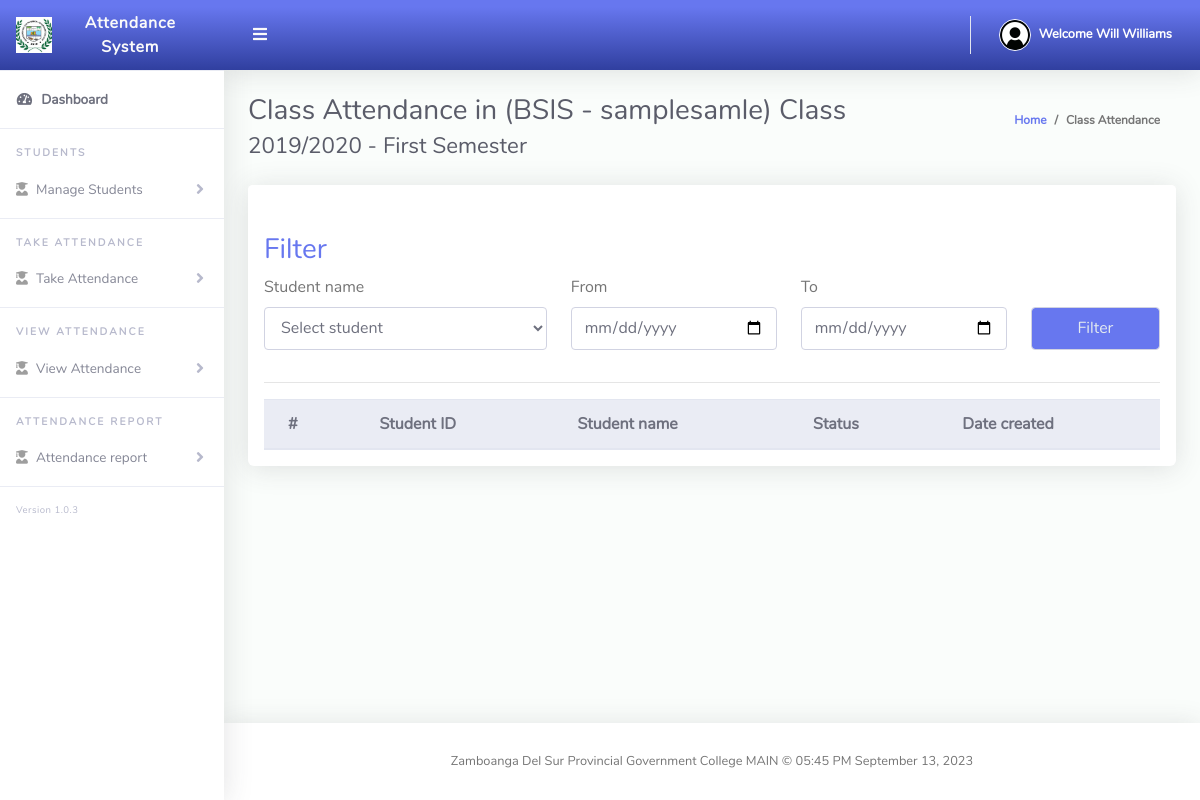
Screenshot of /Instructor/viewAttendance.php?tblclassteacher_Id=17 (signed in) with the database file from the repository.
### tables this page shows
CREATE TABLE `tblteacher` (
  `Id` int(10) NOT NULL,
  `firstName` varchar(255) NOT NULL,
  `lastName` varchar(255) NOT NULL,
  `emailAddress` varchar(255) NOT NULL,
  `password` varchar(255) NOT NULL,
  `phoneNo` varchar(50) NOT NULL,
  `dateCreated` varchar(50) NOT NULL
);

CREATE TABLE `tblclassteacher` (
  `Id` int(10) NOT NULL,
  `teacherId` int(11) NOT NULL,
  `classId` varchar(10) NOT NULL,
  `classArmId` varchar(10) NOT NULL,
  `dateCreated` varchar(50) NOT NULL
);

CREATE TABLE `tblclass` (
  `Id` int(10) NOT NULL,
  `className` varchar(255) NOT NULL
);

CREATE TABLE `tblclassarms` (
  `Id` int(10) NOT NULL,
  `classId` varchar(10) NOT NULL,
  `classArmName` varchar(255) NOT NULL,
  `isAssigned` int(11) NOT NULL COMMENT '0=Unassigned, 1=Assigned'
);

CREATE TABLE `tblsessionterm` (
  `Id` int(10) NOT NULL,
  `sessionName` varchar(50) NOT NULL,
  `termId` varchar(50) NOT NULL,
  `isActive` varchar(10) NOT NULL DEFAULT '0' COMMENT '0=Inactive, 1=Active',
  `dateCreated` varchar(50) NOT NULL
);

CREATE TABLE `tblterm` (
  `Id` int(10) NOT NULL,
  `termName` varchar(20) NOT NULL
);

### Instructor/viewAttendance.php (the view, shortened to what this page needs)
<?php
    include "navbar.php";
    if(isset($_GET['tblclassteacher_Id'])) {
      $id = $_GET['tblclassteacher_Id'];
    $get = mysqli_query($conn, "SELECT *, tblclassteacher.Id AS tblclassteacher_Id, tblclassarms.Id AS tblclassarms_Id, tblclass.Id AS tblclass_Id FROM tblclassteacher JOIN tblclassarms ON tblclassteacher.classArmId=tblclassarms.Id JOIN tblclass ON tblclassteacher.classId=tblclass.Id JOIN tblteacher ON tblclassteacher.teacherId=tblteacher.Id WHERE tblclassteacher.Id='$id'");
    $row = mysqli_fetch_array($get);
    $classId = $row['tblclass_Id'];
    $classArmId = $row['tblclassarms_Id'];
    $act = mysqli_query($conn, "SELECT * FROM tblsessionterm JOIN tblterm ON tblsessionterm.termId=tblterm.Id WHERE isActive=1");
    $r_act = mysqli_fetch_array($act);
?>
<div class="container-fluid" id="container-wrapper">
  <div class="d-sm-flex align-items-center justify-content-between mb-4">
    <h1 class="h3 mb-0 text-gray-800">Class Attendance in (<?php echo $row['className'].' - '.$row['classArmName'];?>) Class <br>
      <small><?php echo $r_act['sessionName'].' - '.$r_act['termName'] ?> Semester</small>
    </h1>
    <ol class="breadcrumb">
      <li class="breadcrumb-item"><a href="./">Home</a></li>
      <li class="breadcrumb-item active" aria-current="page">Class Attendance</li>
    </ol>
  </div>
  <div class="row">
    <div class="col-lg-12">
     <div class="row">
      <div class="col-lg-12">
      <div class="card mb-4">
        <div class="card-header py-3 d-flex flex-row align-items-center justify-content-between">
        </div>
        <div class="table-responsive p-3">
          <form action="" method="POST">
            <h3 class="text-primary">Filter</h3>
            <div class="row">
              <div class="col-4">
                <div class="form-group">
                  <label for="">Student name</label>
                  <select name="admissionNumber" id="" required class="form-control">
                    <option value="" selected disabled>Select student</option>
                  </select>
                </div>
              </div>
              <div class="col-3">
                <label for="">From</label>
                <input type="date" class="form-control" name="from" required>
              </div>
              <div class="col-3">
                <label for="">To</label>
                <input type="date" class="form-control" name="to" required>
              </div>
              <div class="col-2">
                <label for="" class="text-white">To</label>
                <input type="submit" value="Filter" class="form-control bg-primary text-light" name="filter" required>
              </div>
            </div>
          </form>
          <hr>
          <?php
            if(isset($_POST['filter'])) {
              $admissionNumber = $_POST['admissionNumber'];
              $from            = $_POST['from'];
              $to              = $_POST['to'];
          ?>
          <table class="table align-items-center table-flush table-hover" id="dataTableHover">
            <thead class="thead-light">
              <tr>
                <th>#</th>
                <th>Student ID</th>
                <th>Student name</th>
                <th>Status</th>
                <th>Date created</th>
              </tr>
            </thead>
            <tbody>
                  <?php
                    $i = 1;
                    $status="";
                    $dateTimeTaken = date('Y-m-d');
                    $fetch = mysqli_query($conn, "SELECT *, tblattendance.dateTimeTaken AS tblattendance_date FROM tblattendance JOIN tblclass ON tblattendance.classId=tblclass.Id JOIN tblclassarms ON tblattendance.classArmId=tblclassarms.Id JOIN tblstudents ON tblattendance.admissionNo=tblstudents.admissionNumber WHERE tblattendance.teacherId='$Id' AND tblattendance.classId='$classId' AND tblattendance.classArmId='$classArmId' AND tblattendance.admissionNo='$admissionNumber' AND tblattendance.dateTimeTaken BETWEEN '$from' AND '$to' GROUP BY tblattendance.admissionNo ORDER BY status DESC ");
                    while($row = mysqli_fetch_array($fetch)) {
                  ?>
                  <tr>
                    <td><?php echo $i++; ?></td>
                    <td><?php echo $row['admissionNumber']; ?></td>
                    <td><?php echo $row['firstName'].' '.$row['otherName'].' '.$row['lastName']; ?></td>
                    <td>
                      <?php if($row['status'] == 1): ?>
                      <span class="badge badge-success">Present</span>
                      <?php else: ?>
                        <span class="badge badge-danger">Absent</span>
                      <?php endif; ?>
                    </td>
                    <td><?php echo date("F d, Y", strtotime($row['tblattendance_date'])); ?></td>
                  </tr>
                  <?php } ?>
                </tbody>
          </table>
          <?php } else { ?>
          <table class="table align-items-center table-flush table-hover" id="dataTableHover">
            <thead class="thead-light">
              <tr>
                <th>#</th>
                <th>Student ID</th>
                <th>Student name</th>
                <th>Status</th>
                <th>Date created</th>
              </tr>
            </thead>
          </table>
          <?php } ?>
        </div>
      </div>
    </div>
    </div>
  </div>
  </div>
</div>
</div>
<?php include "footer.php";?>
<?php } ?>

### Instructor/navbar.php (shortened to what this page needs)
<?php
    include '../dbcon.php';
    if(isset($_SESSION['teacherId'])) {
    $Id = $_SESSION['teacherId'];
    $query = mysqli_query($conn, "SELECT * FROM tblteacher JOIN tblclassteacher ON tblteacher.Id=tblclassteacher.teacherId WHERE tblteacher.Id = '$Id' ");
    $rows = mysqli_fetch_array($query);
    $fullName = $rows['firstName']." ".$rows['lastName'];
?>
<!DOCTYPE html>
<html lang="en">
<head>
  <link href="../vendor/fontawesome-free/css/all.min.css" rel="stylesheet" type="text/css">
  <link href="../vendor/bootstrap/css/bootstrap.min.css" rel="stylesheet" type="text/css">
  <link href="../css/ruang-admin.min.css" rel="stylesheet">
</head>
<body id="page-top">
  <div id="wrapper">
    <ul class="navbar-nav sidebar sidebar-light accordion" id="accordionSidebar">
      <a class="sidebar-brand d-flex align-items-center bg-gradient-primary justify-content-center" href="index.php">
        <div class="sidebar-brand-icon" >
          <img src="../img/logo/new0.jpg">
        </div>
        <div class="sidebar-brand-text mx-3">Attendance System</div>
      </a>
      <hr class="sidebar-divider my-0">
      <li class="nav-item active">
        <a class="nav-link" href="index.php">
          <i class="fas fa-fw fa-tachometer-alt"></i>
          <span>Dashboard</span></a>
      </li>
      <hr class="sidebar-divider">
      <div class="sidebar-heading">
        Students
      </div>
       <li class="nav-item">
        <a class="nav-link collapsed" href="#" data-toggle="collapse" data-target="#collapseBootstrap2"
          aria-expanded="true" aria-controls="collapseBootstrap2">
          <i class="fas fa-user-graduate"></i>
          <span>Manage Students</span>
        </a>
      </li>
      <hr class="sidebar-divider">
      <div class="sidebar-heading">
        TAKE ATTENDANCE
      </div>
       <li class="nav-item">
        <a class="nav-link collapsed" href="#" data-toggle="collapse" data-target="#collapseBootstrap3"
          aria-expanded="true" aria-controls="collapseBootstrap3">
          <i class="fas fa-user-graduate"></i>
          <span>Take Attendance</span>
        </a>
      </li>
      <hr class="sidebar-divider">
      <div class="sidebar-heading">
        VIEW ATTENDANCE
      </div>
       <li class="nav-item">
        <a class="nav-link collapsed" href="#" data-toggle="collapse" data-target="#collapseBootstrap4"
          aria-expanded="true" aria-controls="collapseBootstrap4">
          <i class="fas fa-user-graduate"></i>
          <span>View Attendance</span>
        </a>
      </li>
      <hr class="sidebar-divider">
      <div class="sidebar-heading">
        ATTENDANCE REPORT
      </div>
       <li class="nav-item">
        <a class="nav-link collapsed" href="#" data-toggle="collapse" data-target="#collapseBootstrap5"
          aria-expanded="true" aria-controls="collapseBootstrap5">
          <i class="fas fa-user-graduate"></i>
          <span>Attendance report</span>
        </a>
      </li>
      <hr class="sidebar-divider">
      <div class="version" id="version-ruangadmin"></div>
    </ul>
    <div id="content-wrapper" class="d-flex flex-column">
      <div id="content">
        <nav class="navbar navbar-expand navbar-light bg-gradient-primary topbar mb-4 static-top">
        <button id="sidebarToggleTop" class="btn btn-link rounded-circle mr-3">
          <i class="fa fa-bars"></i>
        </button>
          <ul class="navbar-nav ml-auto">
            <li class="nav-item dropdown no-arrow">
              <a class="nav-link dropdown-toggle" href="#" id="userDropdown" role="button" data-toggle="dropdown"
                aria-haspopup="true" aria-expanded="false">
                <img class="img-profile rounded-circle" src="../img/user-icn.png" style="max-width: 60px">
                <span class="ml-2 d-none d-lg-inline text-white small"><b>Welcome <?php echo $fullName; ?></b></span>
              </a>
            </li>
          </ul>
        </nav>
<?php include 'sweetalert_messages.php'; } else { header('Location: ../logout.php'); } ?>

### rows the page displays
tblteacher: fullName "Will Williams"
tblclassteacher: classId.className "BSIS", classArmId.classArmName "samplesamle"
tblsessionterm: sessionName "2019/2020", termId.termName "First"
